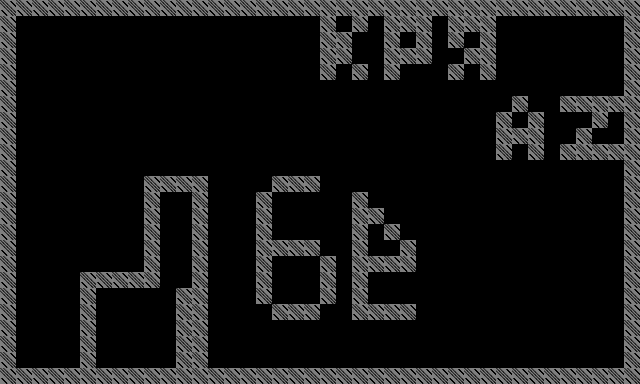

The image is a tile-based game level rendered from a .tmx file. Its description and complete source (layers, tilesets, objects, tile grids) follow:
An orthogonal 40x24 tile map with 16x16 px tiles, 1 tile layer (tileset) and 9 objects.

<map version="1.10" tiledversion="1.12.1" orientation="orthogonal" renderorder="left-down" width="40" height="24" tilewidth="16" tileheight="16" infinite="0" nextlayerid="5" nextobjectid="12">
 <tileset firstgid="1" source="tilemap.tsx" />
 <objectgroup id="2" name="limiters">
  <object id="1" x="0" y="0" width="640" height="16" />
  <object id="2" x="624" y="0" width="16" height="384" />
  <object id="3" x="0" y="368" width="640" height="16" />
  <object id="4" x="0" y="0" width="16" height="384" />
 </objectgroup>
 <objectgroup id="4" name="interactable">
  <object id="6" x="496" y="16" width="128" height="64" />
  <object id="7" x="576" y="320" width="48" height="48" />
  <object id="8" x="256" y="256" width="32" height="32" />
 </objectgroup>
 <objectgroup id="3" name="platforms">
  <object id="9" x="80" y="272" width="128" height="96" />
  <object id="10" x="144" y="176" width="64" height="192" />
 </objectgroup>
 <layer id="1" name="tileset" width="40" height="24">
  <data encoding="csv">
1,1,1,1,1,1,1,1,1,1,1,1,1,1,1,1,1,1,1,1,1,1,1,1,1,1,1,1,1,1,1,1,1,1,1,1,1,1,1,1,
1,0,0,0,0,0,0,0,0,0,0,0,0,0,0,0,0,0,0,0,1,0,1,0,1,1,1,0,1,1,1,0,0,0,0,0,0,0,0,1,
1,0,0,0,0,0,0,0,0,0,0,0,0,0,0,0,0,0,0,0,1,1,0,0,1,0,1,0,1,0,1,0,0,0,0,0,0,0,0,1,
1,0,0,0,0,0,0,0,0,0,0,0,0,0,0,0,0,0,0,0,1,1,0,0,1,1,1,0,0,1,1,0,0,0,0,0,0,0,0,1,
1,0,0,0,0,0,0,0,0,0,0,0,0,0,0,0,0,0,0,0,1,0,1,0,1,0,0,0,1,0,1,0,0,0,0,0,0,0,0,1,
1,0,0,0,0,0,0,0,0,0,0,0,0,0,0,0,0,0,0,0,0,0,0,0,0,0,0,0,0,0,0,0,0,0,0,0,0,0,0,1,
1,0,0,0,0,0,0,0,0,0,0,0,0,0,0,0,0,0,0,0,0,0,0,0,0,0,0,0,0,0,0,0,1,0,0,1,1,1,1,1,
1,0,0,0,0,0,0,0,0,0,0,0,0,0,0,0,0,0,0,0,0,0,0,0,0,0,0,0,0,0,0,1,0,1,0,0,0,1,0,1,
1,0,0,0,0,0,0,0,0,0,0,0,0,0,0,0,0,0,0,0,0,0,0,0,0,0,0,0,0,0,0,1,1,1,0,0,1,0,0,1,
1,0,0,0,0,0,0,0,0,0,0,0,0,0,0,0,0,0,0,0,0,0,0,0,0,0,0,0,0,0,0,1,0,1,0,1,1,1,1,1,
1,0,0,0,0,0,0,0,0,0,0,0,0,0,0,0,0,0,0,0,0,0,0,0,0,0,0,0,0,0,0,0,0,0,0,0,0,0,0,1,
1,0,0,0,0,0,0,0,0,1,1,1,1,0,0,0,0,1,1,1,0,0,0,0,0,0,0,0,0,0,0,0,0,0,0,0,0,0,0,1,
1,0,0,0,0,0,0,0,0,1,0,0,1,0,0,0,1,0,0,0,0,0,1,0,0,0,0,0,0,0,0,0,0,0,0,0,0,0,0,1,
1,0,0,0,0,0,0,0,0,1,0,0,1,0,0,0,1,0,0,0,0,0,1,1,0,0,0,0,0,0,0,0,0,0,0,0,0,0,0,1,
1,0,0,0,0,0,0,0,0,1,0,0,1,0,0,0,1,0,0,0,0,0,1,0,1,0,0,0,0,0,0,0,0,0,0,0,0,0,0,1,
1,0,0,0,0,0,0,0,0,1,0,0,1,0,0,0,1,1,1,1,0,0,1,0,0,1,0,0,0,0,0,0,0,0,0,0,0,0,0,1,
1,0,0,0,0,0,0,0,0,1,0,0,1,0,0,0,1,0,0,0,1,0,1,1,1,1,0,0,0,0,0,0,0,0,0,0,0,0,0,1,
1,0,0,0,0,1,1,1,1,1,0,0,1,0,0,0,1,0,0,0,1,0,1,0,0,0,0,0,0,0,0,0,0,0,0,0,0,0,0,1,
1,0,0,0,0,1,0,0,0,0,0,1,1,0,0,0,1,0,0,0,1,0,1,0,0,0,0,0,0,0,0,0,0,0,0,0,0,0,0,1,
1,0,0,0,0,1,0,0,0,0,0,1,1,0,0,0,0,1,1,1,0,0,1,1,1,1,0,0,0,0,0,0,0,0,0,0,0,0,0,1,
1,0,0,0,0,1,0,0,0,0,0,1,1,0,0,0,0,0,0,0,0,0,0,0,0,0,0,0,0,0,0,0,0,0,0,0,0,0,0,1,
1,0,0,0,0,1,0,0,0,0,0,1,1,0,0,0,0,0,0,0,0,0,0,0,0,0,0,0,0,0,0,0,0,0,0,0,0,0,0,1,
1,0,0,0,0,1,0,0,0,0,0,1,1,0,0,0,0,0,0,0,0,0,0,0,0,0,0,0,0,0,0,0,0,0,0,0,0,0,0,1,
1,1,1,1,1,1,1,1,1,1,1,1,1,1,1,1,1,1,1,1,1,1,1,1,1,1,1,1,1,1,1,1,1,1,1,1,1,1,1,1
</data>
 </layer>
</map>
